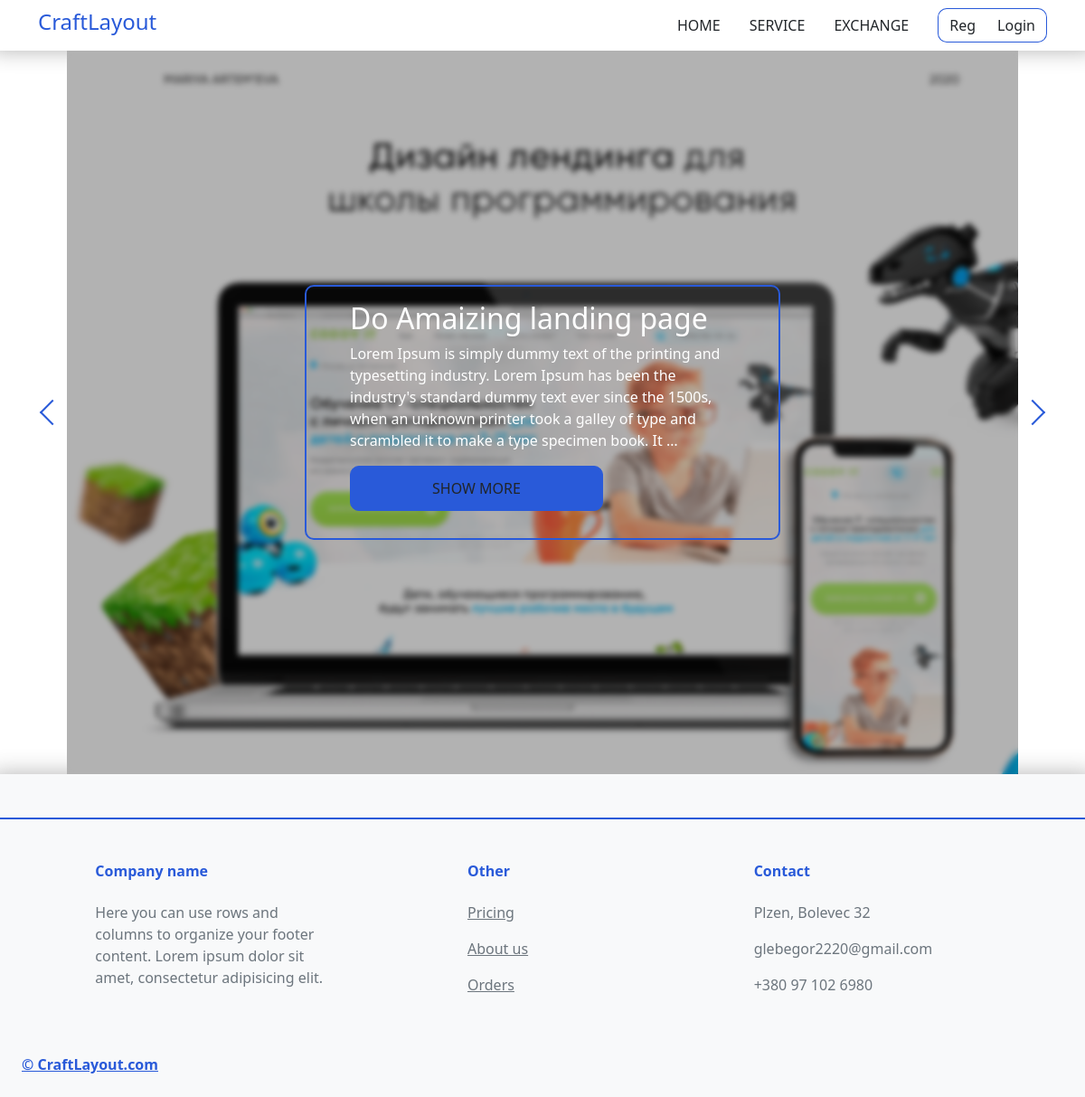
The app's page /service/ with its own data.
### services/models.py (models this page shows, shortened)
class OrderModel(models.Model):
    Title = models.CharField(max_length=255)
    BgImg = models.FileField(default='No_image.png', upload_to='orderimg')
    Text = models.TextField(max_length=2000)
    id = models.AutoField(primary_key=True)

### services/views.py (the view)
# urls.py: path('service/', views.servicePage, name='service'),
def servicePage(request):
    Order = OrderModel.objects.all()
    data ={
        'Order': Order
    }
    return render(request, 'services/service.html', data)

### services/templates/services/service.html (shortened to what this page needs)
{% extends 'services/main-layout.html' %}
{% block content%}
<div class="d-flex">
    <button id="PrevBtn" class="ps-5 TriangleBtn"><div class='TriangleBtnInto TrianglePrevBtn'></div></button>
    <div class="sliderInner">
        <div class="SliderTape">
            {% for elem in Order%}
                <div style="background: url({{ elem.BgImg.url}}) no-repeat;background-size: 100% 100%;background-blend-mode: multiply;
                background-color: rgba(0, 0, 0, 0.3);" class="SliderItem">
                    <div style="backdrop-filter: blur(3px);" class="w-100 h-100">
                        <div class="d-flex justify-content-center align-items-center h-100">
                            <div class='w-50 px-5 pt-3' style='border-radius: 10px;border: 2px solid #295AD9;'>
                                <div class='text-white h2'>{{ elem.Title}}</div>
                                <div class='text-white'>{{ elem.Text|truncatechars:250}}</div>
                                <a href={{ elem.id }}><button class="btn mt-3 flare-button">Show More</button></a>
                            </div>
                        </div>
                    </div>
                </div>
            {% endfor%}
        </div>
    </div>
    <button id="NextBtn" class="pe-5 TriangleBtn"><div class='TriangleBtnInto TriangleNextBtn'></div></button>
</div>
{% endblock%}

### services/static/services/style.css (style rules this page uses)
body { margin: 0; font-family: 'Raleway', sans-serif; }
button { background-color: #fff; border: 1px solid #295AD9!important; border-radius: 10px!important; }
.flare-button { width: 100%; max-width: 280px; height: 50px; display: flex; justify-content: center; align-items: center; padding-top: 2px; margin-bottom: 30px; border: none; border-radius: 3px; font-size: 16px; font-weight: bold; text-align: center; text-transform: uppercase; background-color: #295AD9!important; cursor: pointer; text-decoration: none; position: relative; overflow: hidden; }
.flare-button:after { content: ""; display: block; width: 25px; height: 200px; margin-left: 50px; background: rgba(255, 255, 255, .4) 100%; left: -80px; top: -100px; z-index: 1; transform: rotate(45deg); position: absolute; animation: movingFlare 6s ease-in-out 1s infinite; }
#PrevBtn { transition: .3s; border-radius: 10px 0 0 10px !important; }
#NextBtn { transition: .3s; border-radius: 0 10px 10px 0!important; }
.TriangleNextBtn { width: 20px; height: 20px; border-top: 2px solid #295AD9; border-right: 2px solid #295AD9; transform: rotate(45deg); }
.TrianglePrevBtn { width: 20px; height: 20px; border-top: 2px solid #295AD9; border-left: 2px solid #295AD9; transform: rotate(-45deg); }
button.TriangleBtn { border: none!important; background-color: rgba(0, 0, 0, 0)!important; }
.sliderInner { overflow:hidden; width: 100%; }
.SliderTape { transition: .3s; display: flex; }
.SliderItem { background-size: 100% 100%; background-blend-mode: multiply; background-color: rgba(0, 0, 0, 1); transform: translateX(0px); min-height: 800px; min-width: 100%; }

### records on screen
OrderModel: BgImg (picture), Title "Do Amaizing landing page", Text "Lorem Ipsum is simply dummy text of the printing and typesetting industry. Lorem Ipsum has been the industry's standard dummy text ever since the 1500s, when an unknown printer took a galley of type and scrambled it to make a type specimen book. It …"
